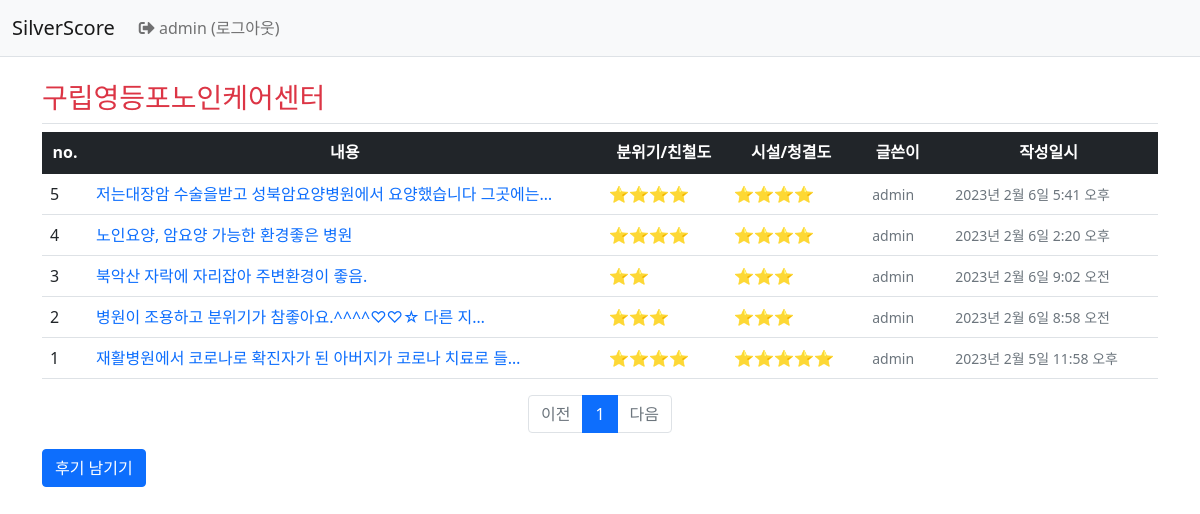
Screenshot of /member/review/list/2/ (signed in) with the database file from the repository.
### member/models.py (models this page shows)
class LongTermAdmin(models.Model):
    id = models.AutoField(primary_key=True)
    longTermAdminSym = models.CharField(max_length=11)
    adminPttnCd = models.CharField(max_length=3)
    siDoCd = models.CharField(max_length=2)
    siGunGuCd = models.CharField(max_length=3)
    adminNm = models.CharField(max_length=100)
    ratingCd = models.CharField(max_length=15, blank=True, null=True)
    ratingDate = models.DateField()
    ratingGrade = models.CharField(max_length=1)
    detailAddr = models.CharField(max_length=1000)
    telNo = models.CharField(max_length=18)
    jaehwalCd = models.CharField(max_length=1, blank=True, null=True)
    chimaeCd = models.CharField(max_length=1, blank=True, null=True)
    photo = models.ImageField(upload_to='images/', null=True)
    longTermPeribRgtDt = models.DateField()
    stpRptDt = models.DateField()
    adminCd = models.CharField(max_length=1)
    sidogungucode = models.ForeignKey(SiDoGunGuCode, on_delete=models.CASCADE)
    adminpttncode = models.ForeignKey(AdminPttnCode, on_delete=models.CASCADE)

class Review(models.Model):
    id = models.BigAutoField(primary_key=True)
    amKind = models.SmallIntegerField(default=0)
    faClean = models.SmallIntegerField(default=0)
    content = models.CharField(max_length=500, blank=True)
    createDate = models.DateTimeField()
    modifyDate = models.DateTimeField(null=True, blank=True)
    user = models.ForeignKey(User, on_delete=models.CASCADE)
    longtermadmin = models.ForeignKey(LongTermAdmin, on_delete=models.CASCADE)

### member/views.py (the view)
# urls.py: path('review/list/<int:longtermadmin_id>/', views.review_index, name='review_index'),
def review_index(request, longtermadmin_id):
    longtermadmin = get_object_or_404(LongTermAdmin, pk=longtermadmin_id)
    page = request.GET.get('page', 1)   # 페이지
    review_list = Review.objects.filter(longtermadmin_id=longtermadmin_id).order_by('-createDate')
    paginator = Paginator(review_list, 10)    # 페이지당 10개씩 보여주기
    page_obj = paginator.get_page(page)
    context = {'longtermadmin': longtermadmin, 'review_list': page_obj}
    return render(request, 'member/review_list.html', context)

### member/templatetags/member_filter.py (called while the page is built)
@register.filter
def sub(value, arg):
    return value - arg

### templates/member/review_list.html (shortened to what this page needs)
<!DOCTYPE html>
<html lang="en">
<head>
</head>
<body>
{% extends 'base.html' %}
{% load member_filter %}
{% block content %}
<div class="container my-3">
    <h3 class="border-bottom py-2 text-danger">{{ longtermadmin.adminNm }}</h3>
    <table class="table table-hover">
        <thead class="table-dark">
        <tr class="text-center">
            <th>no.</th>
            <th style="width:46%">내용</th>
            <th>분위기/친철도</th>
            <th>시설/청결도</th>
            <th>글쓴이</th>
            <th>작성일시</th>
        </tr>
        </thead>
        <tbody>
        {% if review_list %}
        {% for review in review_list %}
        <tr class="text-left">
            <td>
                {{ review_list.paginator.count|sub:review_list.start_index|sub:forloop.counter0|add:1 }}
            </td>
            <td class="text-start">
                <a class="text-decoration-none"
                   href="{% url 'member:review_detail' review.id %}">{{ review.content|truncatechars:34 }}</a>
            </td>
            <td>{% for i in ""|ljust:review.amKind %}⭐{% endfor %}</td>
            <td>{% for i in ""|ljust:review.faClean %}⭐{% endfor %}</td>
            <td><span class="text-secondary small mx-2">{{ review.user.username }}</span></td>
            <td><span class="text-secondary small mx-2">{{ review.createDate }}</span></td>
        </tr>
        {% endfor %}
        {% else %}
        <tr>
            <td colspan="4">후기가 없습니다.</td>
        </tr>
        {% endif %}
        </tbody>
    </table>
    <ul class="pagination justify-content-center">
        {% if review_list.has_previous %}
        <li class="page-item">
            <a class="page-link" href="?page={{ review_list.previous_page_number }}">이전</a>
        </li>
        {% else %}
        <li class="page-item disabled">
            <a class="page-link" tabindex="-1" aria-disabled="true" href="#">이전</a>
        </li>
        {% endif %}
        {% for page_number in review_list.paginator.page_range %}
        {% if page_number >= review_list.number|add:-5 and page_number <= review_list.number|add:5 %}
        {% if page_number == review_list.number %}
        <li class="page-item active" aria-current="page">
            <a class="page-link" href="?page={{ page_number }}">{{ page_number }}</a>
        </li>
        {% else %}
        <li class="page-item">
            <a class="page-link" href="?page={{ page_number }}">{{ page_number }}</a>
        </li>
        {% endif %}
        {% endif %}
        {% endfor %}
        {% if review_list.has_next %}
        <li class="page-item">
            <a class="page-link" href="?page={{ review_list.next_page_number }}">다음</a>
        </li>
        {% else %}
        <li class="page-item disabled">
            <a class="page-link" tabindex="-1" aria-disabled="true" href="#">다음</a>
        </li>
        {% endif %}
    </ul>
    <a href="{% url 'member:review_create' longtermadmin.id %}" class="btn btn-primary">후기 남기기</a>
</div>
{% endblock %}

### templates/navbar.html (shortened to what this page needs)
<!DOCTYPE html>
<html lang="en">
<head>
</head>
<body>
<nav class="navbar navbar-expand-lg navbar-light bg-light border-bottom">
     <div class="container-fluid">
        <a class="navbar-brand" href="{% url 'member:review_index' 1 %}">SilverScore</a>
        <div class="navbar-collapse collapse" id="navbarSupportedContent">
            <ul class="navbar-nav me-auto mb-2 mb-lg-0">
                <li class="nav-item" >
                    {% if user.is_authenticated %}
                    <a class="nav-link" href="{% url 'common:logout' %}">
                        <i class="fas fa-sign-out-alt"></i> {{ user.username }} (로그아웃)</a>
                    {% else %}
                    <a class="nav-link" href="{% url 'common:login' %}">
                        <i class="fas fa-sign-in-alt"></i> 로그인 </a>
                    {% endif %}
                </li>
            </ul>
        </div>
    </div>
</nav>
</body>
</html>

### rows the page displays
LongTermAdmin: adminNm "구립영등포노인케어센터"
Review: paginator.count|sub "5", content "저는대장암 수술을받고 성북암요양병원에서 요양했습니다 그곳에는…", amKind 4 (drawn), faClean 4 (drawn), user.username "admin", createDate "2023년 2월 6일 5:41 오후"
Review: paginator.count|sub "4", content "노인요양, 암요양 가능한 환경좋은 병원", amKind 4 (drawn), faClean 4 (drawn), user.username "admin", createDate "2023년 2월 6일 2:20 오후"
Review: paginator.count|sub "3", content "북악산 자락에 자리잡아 주변환경이 좋음.", amKind 2 (drawn), faClean 3 (drawn), user.username "admin", createDate "2023년 2월 6일 9:02 오전"
Review: paginator.count|sub "2", content "병원이 조용하고 분위기가 참좋아요.^^^^♡♡☆ 다른 지…", amKind 3 (drawn), faClean 3 (drawn), user.username "admin", createDate "2023년 2월 6일 8:58 오전"
Review: paginator.count|sub "1", content "재활병원에서 코로나로 확진자가 된 아버지가 코로나 치료로 들…", amKind 4 (drawn), faClean 5 (drawn), user.username "admin", createDate "2023년 2월 5일 11:58 오후"

### other values shown
{{ user.username }} "admin"
{{ page_number }} "1"
